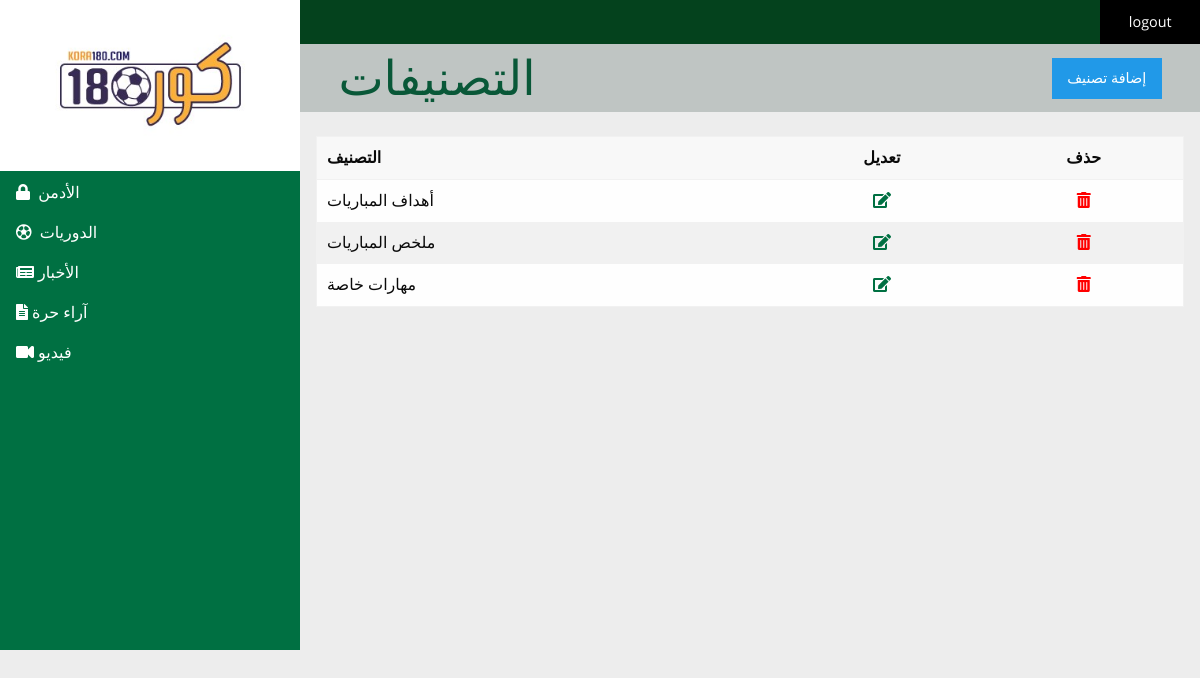
Screenshot of /adminpanel/categories.php (signed in) with the database file from the repository.
### tables this page shows
CREATE TABLE IF NOT EXISTS `categories` (
  `category_id` int(10) UNSIGNED NOT NULL AUTO_INCREMENT,
  `category` varchar(50) NOT NULL,
  PRIMARY KEY (`category_id`),
  UNIQUE KEY `category` (`category`)
);

### includes/query_function.php (called while the page is built, shortened)
<?php
function find_all_categories(){
    global $db;
    $sql = "SELECT * FROM categories ORDER BY category ASC ";
    $result = mysqli_query($db,$sql);
    return $result;
}

### adminpanel/categories.php (the view, shortened to what this page needs)
<?php
$categ_set = find_all_categories();
include ('../includes/admin_header.php');
?>
    <h1 class="pageTitle">
      <span>التصنيفات</span>
      <a data-open="addAdmin" class="button">إضافة تصنيف</a>
    </h1>
    <div class="padding-1em">
      <table width="100%">
        <thead>
          <th>التصنيف</th>
          <th class="text-center">تعديل</th>
          <th class="text-center">حذف</th>
        </thead>
        <tbody>
        <?php while($categ = mysqli_fetch_assoc($categ_set)) { ?>
          <tr>
              <td><?php echo htmlspecialchars($categ['category']); ?></td>
            <td class="text-center editRow"><a href="edit_category.php?id=<?php echo htmlspecialchars(urlencode($categ['category_id'])); ?> "><i class="fas fa-edit"></i></a></td>
            <td class="text-center removeRow"><a href="delete_category.php?id=<?php echo htmlspecialchars(urlencode($categ['category_id'])); ?> "><i class="fas fa-trash-alt"></i></a></td>
          </tr>
        <?php }
        mysqli_free_result($categ_set);?>
        </tbody>
      </table>
    </div>
  </div>
</div>
</body>
</html>

### adminpanel/css/style.css (style rules this page uses)
.padding-1em { padding: 1em; }
body { background: #EDEDED; font-family: "open_sansregular", tahoma, sans-serif; }
h1, h2, h3, h4, h5 { font-family: "open_sansregular", tahoma, sans-serif; }
.pageTitle { text-transform: capitalize; background: #BFC5C3; color: #095838; padding: 0 0.8em; display: -webkit-box; display: -webkit-flex; display: -ms-flexbox; display: flex; -webkit-box-pack: justify; -webkit-justify-content: space-between; -ms-flex-pack: justify; justify-content: space-between; -webkit-box-align: center; -webkit-align-items: center; -ms-flex-align: center; align-items: center; }
.pageTitle .button { margin: 0; }
.editRow a { color: #007042; }
.removeRow a { color: red; }
.editRow a, .removeRow a { display: block; -webkit-transition: -webkit-transform 0.3s ease; transition: transform 0.3s ease; }

### rows the page displays
categories: category "أهداف المباريات"
categories: category "ملخص المباريات"
categories: category "مهارات خاصة"
